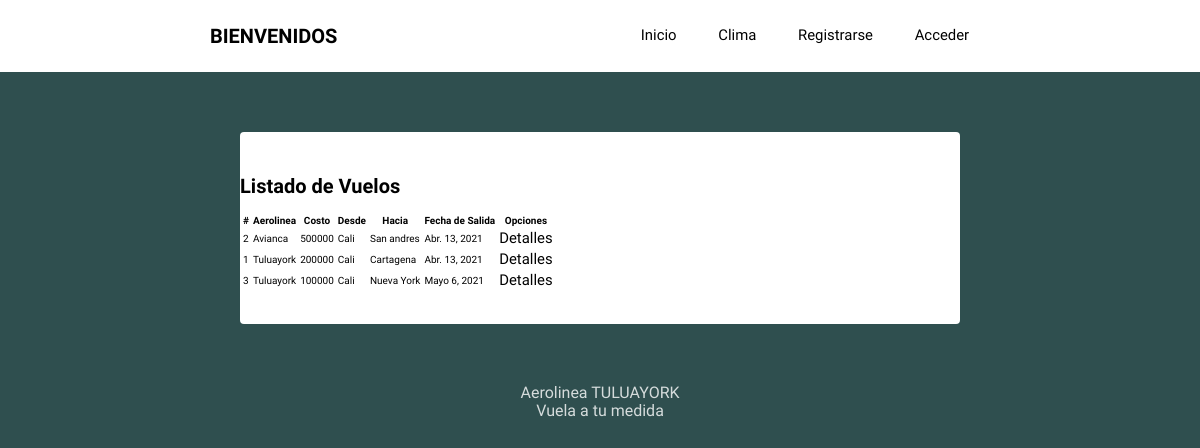
Before: /Vuelos/ with the older database file.
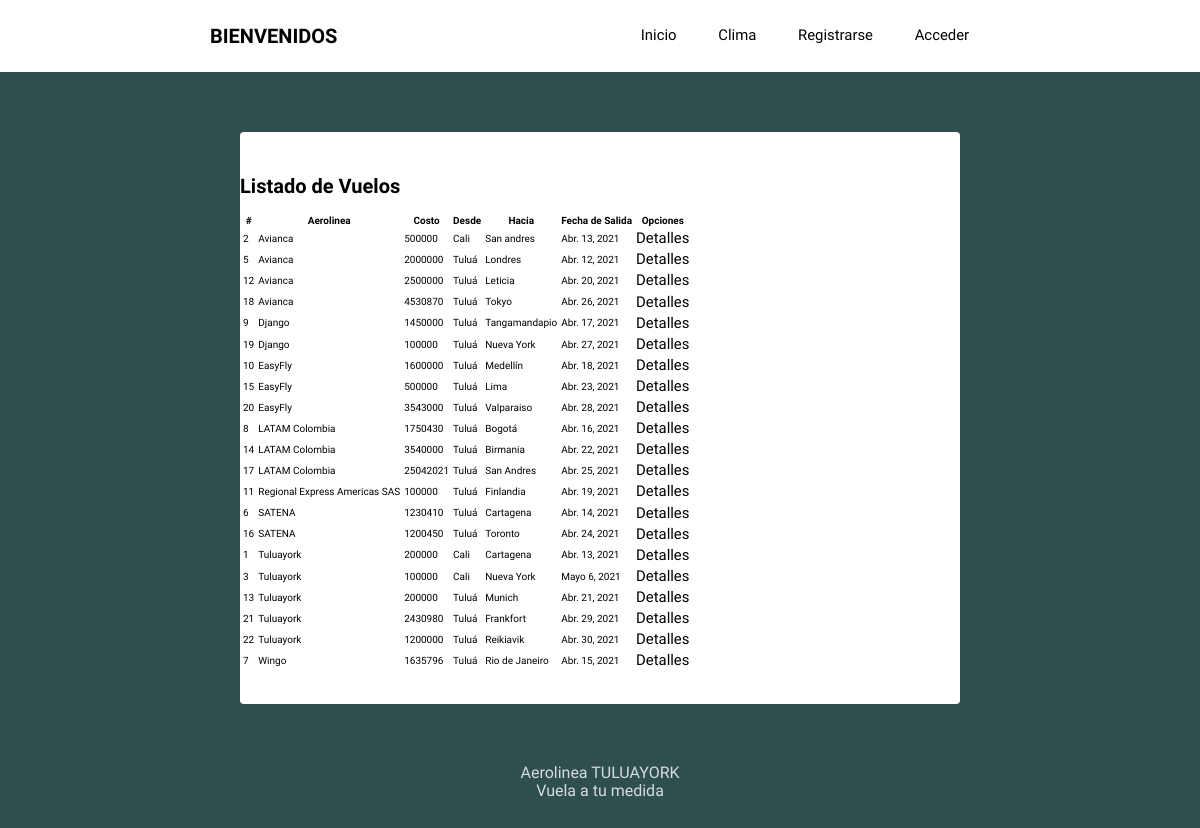
After: the same page with the newer database file.
### Tuluayork/models.py (models this page shows, shortened)
class Vuelos(models.Model):
    id = models.AutoField(primary_key=True)
    aerolinea = models.CharField(max_length= 200, blank= False, null= False)
    costo = models.IntegerField(blank= False, null= False)
    NoCupos = models.IntegerField(blank= False, null= False)
    fechaSalida = models.DateField(max_length= 200, blank= False, null= False)
    fechaLlegada = models.DateField(max_length= 200, blank= False, null= False)
    horaSalida = models.TimeField(max_length= 200, blank= False, null= False)
    horaLlegada = models.TimeField(max_length= 200, blank= False, null= False)
    LugarSalida = models.CharField(max_length= 200, blank= False, null= False)
    Destino = models.CharField(max_length= 200, blank= False, null= False)
    Requisitos = models.TextField(max_length= 200, blank= False, null= False, default= 'COVID 19')
    InfoAdicional = models.TextField(max_length= 200, blank= False, null= False, default= 'COVID 19')
    estado = models.BooleanField('Estado', default = True)
    class Meta:
        verbose_name = 'Vuelo'
        verbose_name_plural = 'Vuelos'
        ordering = ['aerolinea']

### Tuluayork/views.py (the view)
# urls.py: path('Vuelos/', views.mostrarVuelos, name ='mostarVuelos'),
def mostrarVuelos(request):
    vuelos = Vuelos.objects.filter(estado = True)
    return render(request, 'Tuluayork/mostar_vuelos.html', {'vuelos': vuelos})

### Tuluayork/templates/Tuluayork/mostar_vuelos.html (shortened to what this page needs)
{% extends 'Tuluayork/layout.html' %}
{% block content1 %}
    <a class="intex" href="{% url 'index' %}">Inicio</a>
    <a class="intex" href="{% url 'weather' %}">Clima</a>
    {% if request.user.is_authenticated %}
        {% ifequal request.user.is_staff True %}
        <a class="mostarusuario" href="{% url 'mostarusuario' %}">Clientes</a>
        <a class="reservas" href="#">Reservas</a>
        <li><a href="{% url 'logout' %}">Logout</a></li>
        {%endifequal%}
        {% ifequal request.user.is_staff False %}
        <a class="mostrarReservas" href="{% url 'mostrarReservas' %}">Reservas</a>
        <li><a href="{% url 'logout' %}">Logout</a></li>
        {%endifequal%}
    {% else %}
    <li><a href="{% url 'register' %}">Registrarse</a></li>
    <li><a href="{% url 'login' %}">Acceder</a></li>
    {%endif%}
{% endblock content1 %}
{% block content%}
{% if vuelos%}
  <div class="container">
    <h1>Listado de Vuelos</h1>
    <table class="table table-striped table-hover">
        <thead>
            <tr>
                <th>#</th>
                <th>Aerolinea</th>
                <th>Costo</th>
                <th>Desde</th>
                <th>Hacia</th>
                <th>Fecha de Salida</th>
                <th>Opciones</th>
            </tr>
        </thead>
        <tbody>
            {% for Vuelos in vuelos %}
            <tr>
                <td>{{ Vuelos.id}}</td>
                <td>{{ Vuelos.aerolinea}}</td>
                <td>{{ Vuelos.costo }}</td>
                <td>{{ Vuelos.LugarSalida }}</td>
                <td>{{ Vuelos.Destino }}</td>
                <td>{{ Vuelos.fechaSalida }}</td>
                <td>
                    <a href="{% url 'detalleVuelos' Vuelos.id %}">Detalles</a>
                </td>
            </tr>
            {% endfor %}
        </tbody>
    </table>
    <br>
  </div>
   {% else %}
   <h1>No existen Vuelos</h1>
   {% endif %}
{% endblock%}

### Tuluayork/templates/Tuluayork/layout.html (shortened to what this page needs)
<!DOCTYPE html>
<html>
<head>
	<link rel="stylesheet" type="text/css" href="../../static/normalize.css">
	<link rel="stylesheet" type="text/css" href="../../static/style.css">
</head>
<body>
	<header class="main-head">
		<nav class="main">
			{% if request.user.is_authenticated%}
			<h1 id="logo">Bienvenido {{user.username}}</h1>
			{% else %}
			<h1 id="logo">BIENVENIDOS</h1>
			{%endif%}
			<ul>
				{% block content1 %}{% endblock content1 %}
			</ul>
		</nav>
	</header>
	<div class="main" >
		<nav class="second-nav ">
		</nav>
		{% block content %}
		{% endblock content %}
	</div>
	<footer>
		<div class="row">
			<p>Aerolinea TULUAYORK<br>Vuela a tu medida</p>
		</div>
	</footer>
</body>
</html>

### Tuluayork/static/style.css (style rules this page uses)
body { background: #2F4F4F; font-size: 62.5%; font-family: 'Varela Round', Helvetica, Arial, serif; }
p { font-size: 1rem; }
.main-head { background: white; color: black; }
nav.main { min-height: 7vh; display: flex; width: 65%; margin: auto; align-items: center; padding: 0.5rem; }
nav.main ul { display: flex; flex: 1 1 40rem; justify-content: space-around; align-items: center; list-style: none; }
#logo { flex: 2 1 40rem; }
a { font-size: .93rem; text-decoration: none; color: black; }
.main { background: white; width: 60%; margin: 5% auto; border-radius: 4px; padding-bottom: 20px; }
.second-nav { display: flex; padding: 15px 30px; }
footer { color: white; text-align: center; font-size: .875em; margin: 40px 0; }
footer p { opacity: .8; }

Changed rows visible on the page:
added Vuelos: id "5", aerolinea "Avianca", costo "2000000", LugarSalida "Tuluá", Destino "Londres", fechaSalida "Abr. 12, 2021"
added Vuelos: id "12", aerolinea "Avianca", costo "2500000", LugarSalida "Tuluá", Destino "Leticia", fechaSalida "Abr. 20, 2021"
added Vuelos: id "18", aerolinea "Avianca", costo "4530870", LugarSalida "Tuluá", Destino "Tokyo", fechaSalida "Abr. 26, 2021"
added Vuelos: id "9", aerolinea "Django", costo "1450000", LugarSalida "Tuluá", Destino "Tangamandapio", fechaSalida "Abr. 17, 2021"
added Vuelos: id "19", aerolinea "Django", costo "100000", LugarSalida "Tuluá", Destino "Nueva York", fechaSalida "Abr. 27, 2021"
added Vuelos: id "10", aerolinea "EasyFly", costo "1600000", LugarSalida "Tuluá", Destino "Medellín", fechaSalida "Abr. 18, 2021"
added Vuelos: id "15", aerolinea "EasyFly", costo "500000", LugarSalida "Tuluá", Destino "Lima", fechaSalida "Abr. 23, 2021"
added Vuelos: id "20", aerolinea "EasyFly", costo "3543000", LugarSalida "Tuluá", Destino "Valparaiso", fechaSalida "Abr. 28, 2021"
added Vuelos: id "8", aerolinea "LATAM Colombia", costo "1750430", LugarSalida "Tuluá", Destino "Bogotá", fechaSalida "Abr. 16, 2021"
added Vuelos: id "14", aerolinea "LATAM Colombia", costo "3540000", LugarSalida "Tuluá", Destino "Birmania", fechaSalida "Abr. 22, 2021"
added Vuelos: id "17", aerolinea "LATAM Colombia", costo "25042021", LugarSalida "Tuluá", Destino "San Andres", fechaSalida "Abr. 25, 2021"
added Vuelos: id "11", aerolinea "Regional Express Americas SAS", costo "100000", LugarSalida "Tuluá", Destino "Finlandia", fechaSalida "Abr. 19, 2021"
added Vuelos: id "6", aerolinea "SATENA", costo "1230410", LugarSalida "Tuluá", Destino "Cartagena", fechaSalida "Abr. 14, 2021"
added Vuelos: id "16", aerolinea "SATENA", costo "1200450", LugarSalida "Tuluá", Destino "Toronto", fechaSalida "Abr. 24, 2021"
added Vuelos: id "13", aerolinea "Tuluayork", costo "200000", LugarSalida "Tuluá", Destino "Munich", fechaSalida "Abr. 21, 2021"
added Vuelos: id "21", aerolinea "Tuluayork", costo "2430980", LugarSalida "Tuluá", Destino "Frankfort", fechaSalida "Abr. 29, 2021"
added Vuelos: id "22", aerolinea "Tuluayork", costo "1200000", LugarSalida "Tuluá", Destino "Reikiavik", fechaSalida "Abr. 30, 2021"
added Vuelos: id "7", aerolinea "Wingo", costo "1635796", LugarSalida "Tuluá", Destino "Rio de Janeiro", fechaSalida "Abr. 15, 2021"
